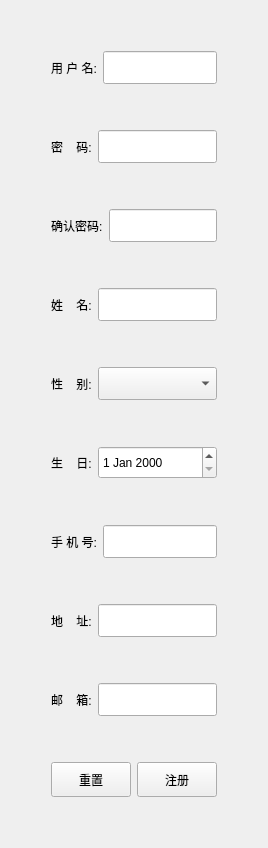
         <widget class="QWidget" name="tab1">
          <property name="minimumSize">
           <size>
            <width>0</width>
            <height>0</height>
           </size>
          </property>
          <property name="contextMenuPolicy">
           <enum>Qt::DefaultContextMenu</enum>
          </property>
          <attribute name="title">
           <string>员工信息注册</string>
          </attribute>
          <layout class="QGridLayout" name="gridLayout_5">
           <item row="0" column="0">
            <spacer name="horizontalSpacer_2">
             <property name="orientation">
              <enum>Qt::Horizontal</enum>
             </property>
             <property name="sizeHint" stdset="0">
              <size>
               <width>40</width>
               <height>20</height>
              </size>
             </property>
            </spacer>
           </item>
           <item row="0" column="1">
            <layout class="QVBoxLayout" name="verticalLayout_2">
             <item>
              <spacer name="verticalSpacer_10">
               <property name="orientation">
                <enum>Qt::Vertical</enum>
               </property>
               <property name="sizeHint" stdset="0">
                <size>
                 <width>20</width>
                 <height>40</height>
                </size>
               </property>
              </spacer>
             </item>
             <item>
              <layout class="QHBoxLayout" name="horizontalLayout_7">
               <item>
                <widget class="QLabel" name="label_8">
                 <property name="text">
                  <string>用 户 名:</string>
                 </property>
                </widget>
               </item>
               <item>
                <widget class="QLineEdit" name="editUserNamePgS1">
                 <property name="minimumSize">
                  <size>
                   <width>0</width>
                   <height>33</height>
                  </size>
                 </property>
                </widget>
               </item>
              </layout>
             </item>
             <item>
              <spacer name="verticalSpacer">
               <property name="orientation">
                <enum>Qt::Vertical</enum>
               </property>
               <property name="sizeHint" stdset="0">
                <size>
                 <width>20</width>
                 <height>40</height>
                </size>
               </property>
              </spacer>
             </item>
             <item>
              <layout class="QHBoxLayout" name="horizontalLayout">
               <item>
                <widget class="QLabel" name="label_3">
                 <property name="text">
                  <string>密    码:</string>
                 </property>
                </widget>
               </item>
               <item>
                <widget class="QLineEdit" name="editPasswdPgS1">
                 <property name="minimumSize">
                  <size>
                   <width>0</width>
                   <height>33</height>
                  </size>
                 </property>
                </widget>
               </item>
              </layout>
             </item>
             <item>
              <spacer name="verticalSpacer_2">
               <property name="orientation">
                <enum>Qt::Vertical</enum>
               </property>
               <property name="sizeHint" stdset="0">
                <size>
                 <width>20</width>
                 <height>40</height>
                </size>
               </property>
              </spacer>
             </item>
             <item>
              <layout class="QHBoxLayout" name="horizontalLayout_5">
               <item>
                <widget class="QLabel" name="label_6">
                 <property name="text">
                  <string>确认密码:</string>
                 </property>
                </widget>
               </item>
               <item>
                <widget class="QLineEdit" name="editConfirmPasswdPgS1">
                 <property name="minimumSize">
                  <size>
                   <width>0</width>
                   <height>33</height>
                  </size>
                 </property>
                </widget>
               </item>
              </layout>
             </item>
             <item>
              <spacer name="verticalSpacer_4">
               <property name="orientation">
                <enum>Qt::Vertical</enum>
               </property>
               <property name="sizeHint" stdset="0">
                <size>
                 <width>20</width>
                 <height>40</height>
                </size>
               </property>
              </spacer>
             </item>
             <item>
              <layout class="QHBoxLayout" name="horizontalLayout_2">
               <item>
                <widget class="QLabel" name="label_4">
                 <property name="text">
                  <string>姓    名:</string>
                 </property>
                </widget>
               </item>
               <item>
                <widget class="QLineEdit" name="editNamePgS1">
                 <property name="minimumSize">
                  <size>
                   <width>0</width>
                   <height>33</height>
                  </size>
                 </property>
                </widget>
               </item>
              </layout>
             </item>
             <item>
              <spacer name="verticalSpacer_5">
               <property name="orientation">
                <enum>Qt::Vertical</enum>
               </property>
               <property name="sizeHint" stdset="0">
                <size>
                 <width>20</width>
                 <height>40</height>
                </size>
               </property>
              </spacer>
             </item>
             <item>
              <layout class="QHBoxLayout" name="horizontalLayout_9">
               <item>
                <widget class="QLabel" name="label_10">
                 <property name="minimumSize">
                  <size>
                   <width>0</width>
                   <height>33</height>
                  </size>
                 </property>
                 <property name="text">
                  <string>性    别:</string>
                 </property>
                </widget>
               </item>
               <item>
                <widget class="QComboBox" name="comboBoxSexPgS1">
                 <property name="sizePolicy">
                  <sizepolicy hsizetype="Expanding" vsizetype="Minimum">
                   <horstretch>0</horstretch>
                   <verstretch>0</verstretch>
                  </sizepolicy>
                 </property>
                 <property name="minimumSize">
                  <size>
                   <width>0</width>
                   <height>25</height>
                  </size>
                 </property>
                </widget>
               </item>
              </layout>
             </item>
             <item>
              <spacer name="verticalSpacer_9">
               <property name="orientation">
                <enum>Qt::Vertical</enum>
               </property>
               <property name="sizeHint" stdset="0">
                <size>
                 <width>20</width>
                 <height>40</height>
                </size>
               </property>
              </spacer>
             </item>
             <item>
              <layout class="QHBoxLayout" name="horizontalLayout_10">
               <item>
                <widget class="QLabel" name="label_11">
                 <property name="text">
                  <string>生    日:</string>
                 </property>
                </widget>
               </item>
               <item>
                <widget class="QDateEdit" name="dateEditBirthPgS1">
                 <property name="sizePolicy">
                  <sizepolicy hsizetype="Expanding" vsizetype="Fixed">
                   <horstretch>0</horstretch>
                   <verstretch>0</verstretch>
                  </sizepolicy>
                 </property>
                 <property name="minimumSize">
                  <size>
                   <width>0</width>
                   <height>33</height>
                  </size>
                 </property>
                </widget>
               </item>
              </layout>
             </item>
             <item>
              <spacer name="verticalSpacer_6">
               <property name="orientation">
                <enum>Qt::Vertical</enum>
               </property>
               <property name="sizeHint" stdset="0">
                <size>
                 <width>20</width>
                 <height>40</height>
                </size>
               </property>
              </spacer>
             </item>
             <item>
              <layout class="QHBoxLayout" name="horizontalLayout_6">
               <item>
                <widget class="QLabel" name="label_7">
                 <property name="text">
                  <string>手 机 号:</string>
                 </property>
                </widget>
               </item>
               <item>
                <widget class="QLineEdit" name="editPhonePgS1">
                 <property name="minimumSize">
                  <size>
                   <width>0</width>
                   <height>33</height>
                  </size>
                 </property>
                </widget>
               </item>
              </layout>
             </item>
             <item>
              <spacer name="verticalSpacer_7">
               <property name="orientation">
                <enum>Qt::Vertical</enum>
               </property>
               <property name="sizeHint" stdset="0">
                <size>
                 <width>20</width>
                 <height>40</height>
                </size>
               </property>
              </spacer>
             </item>
             <item>
              <layout class="QHBoxLayout" name="horizontalLayout_3">
               <item>
                <widget class="QLabel" name="label_5">
                 <property name="text">
                  <string>地    址:</string>
                 </property>
                </widget>
               </item>
               <item>
                <widget class="QLineEdit" name="editAddressPgS1">
                 <property name="minimumSize">
                  <size>
                   <width>0</width>
                   <height>33</height>
                  </size>
                 </property>
                </widget>
               </item>
              </layout>
             </item>
             <item>
              <spacer name="verticalSpacer_3">
               <property name="orientation">
                <enum>Qt::Vertical</enum>
               </property>
               <property name="sizeHint" stdset="0">
                <size>
                 <width>20</width>
                 <height>40</height>
                </size>
               </property>
              </spacer>
             </item>
             <item>
              <layout class="QHBoxLayout" name="horizontalLayout_8">
               <item>
                <widget class="QLabel" name="label_9">
                 <property name="text">
                  <string>邮    箱:</string>
                 </property>
                </widget>
               </item>
               <item>
                <widget class="QLineEdit" name="editEmailPgS1">
                 <property name="minimumSize">
                  <size>
                   <width>0</width>
                   <height>33</height>
                  </size>
                 </property>
                </widget>
               </item>
              </layout>
             </item>
             <item>
              <spacer name="verticalSpacer_8">
               <property name="orientation">
                <enum>Qt::Vertical</enum>
               </property>
               <property name="sizeHint" stdset="0">
                <size>
                 <width>20</width>
                 <height>40</height>
                </size>
               </property>
              </spacer>
             </item>
             <item>
              <layout class="QHBoxLayout" name="horizontalLayout_4">
               <item>
                <widget class="QPushButton" name="btnResetPgS1">
                 <property name="minimumSize">
                  <size>
                   <width>0</width>
                   <height>35</height>
                  </size>
                 </property>
                 <property name="text">
                  <string>重置</string>
                 </property>
                </widget>
               </item>
               <item>
                <widget class="QPushButton" name="btnRegisterPgS1">
                 <property name="minimumSize">
                  <size>
                   <width>0</width>
                   <height>35</height>
                  </size>
                 </property>
                 <property name="text">
                  <string>注册</string>
                 </property>
                </widget>
               </item>
              </layout>
             </item>
             <item>
              <spacer name="verticalSpacer_11">
               <property name="orientation">
                <enum>Qt::Vertical</enum>
               </property>
               <property name="sizeHint" stdset="0">
                <size>
                 <width>20</width>
                 <height>40</height>
                </size>
               </property>
              </spacer>
             </item>
            </layout>
           </item>
           <item row="0" column="2">
            <spacer name="horizontalSpacer_3">
             <property name="orientation">
              <enum>Qt::Horizontal</enum>
             </property>
             <property name="sizeHint" stdset="0">
              <size>
               <width>40</width>
               <height>20</height>
              </size>
             </property>
            </spacer>
           </item>
          </layout>
         </widget>
